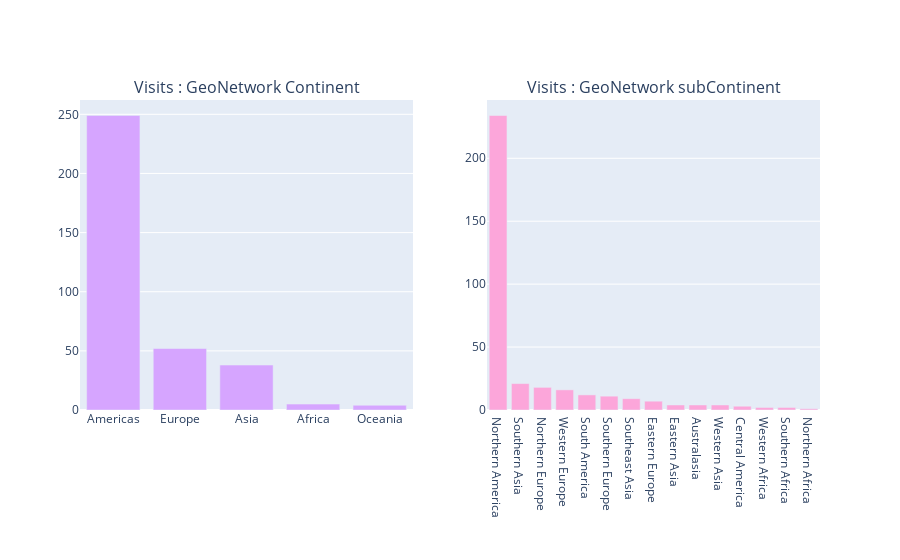
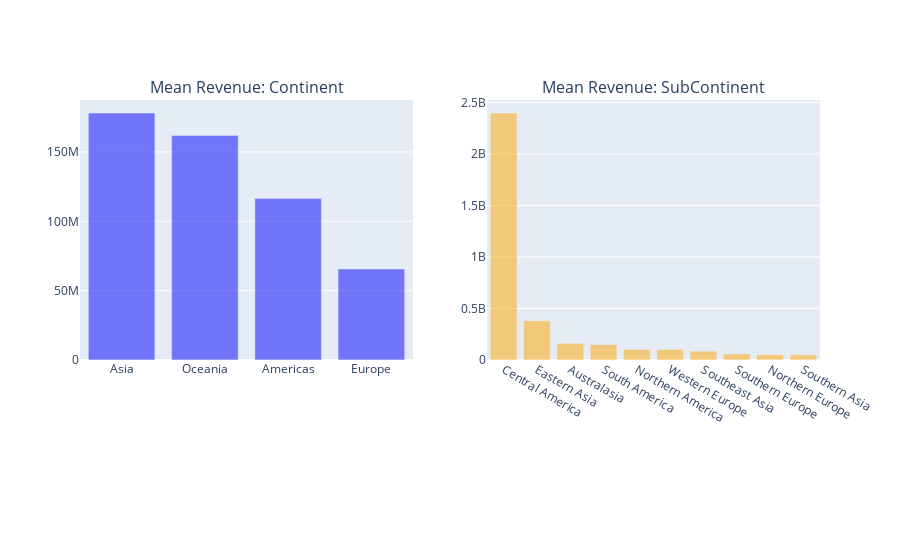

Notebook code for these charts, in order:
### Markdown cell above
### GeoNetwork Attributes

### Code cell
geo_cols = ['geoNetwork.city', 'geoNetwork.continent','geoNetwork.country',
            'geoNetwork.metro', 'geoNetwork.networkDomain', 'geoNetwork.region','geoNetwork.subContinent']
geo_cols = ['geoNetwork.continent','geoNetwork.subContinent']

colors = ["#d6a5ff", "#fca6da"]
fig = tools.make_subplots(rows=1, cols=2, subplot_titles=["Visits : GeoNetwork Continent", "Visits : GeoNetwork subContinent"], print_grid=False)
trs = []
for i,col in enumerate(geo_cols):
    t = tranc[col].value_counts()
    tr = go.Bar(x = t.index[:20], marker=dict(color=colors[i]), y = t.values[:20])
    trs.append(tr)

fig.append_trace(trs[0], 1, 1)
fig.append_trace(trs[1], 1, 2)
fig['layout'].update(height=400, margin=dict(b=150), showlegend=False)
iplot(fig)




geo_cols = ['geoNetwork.continent','geoNetwork.subContinent']
fig = tools.make_subplots(rows=1, cols=2, subplot_titles=["Mean Revenue: Continent", "Mean Revenue: SubContinent"], print_grid=False)

colors = ["blue", "orange"]
trs = []
for i, col in enumerate(geo_cols):
    tmp = tranc.groupby(col).agg({"totals.totalTransactionRevenue": "mean"}).reset_index().rename(columns={"totals.totalTransactionRevenue" : "Mean Revenue"})
    tmp = tmp.dropna().sort_values("Mean Revenue", ascending = False)
    tr = go.Bar(y = tmp["Mean Revenue"], orientation="v", marker=dict(opacity=0.5, color=colors[i]), x= tmp[col])
    trs.append(tr)

fig.append_trace(trs[0], 1, 1)
fig.append_trace(trs[1], 1, 2)
fig['layout'].update(height=450, margin=dict(b=200), showlegend=False)
iplot(fig)

### Figure 1 — Plotly figure (JSON) as saved in the notebook; plotly's stock layout.template omitted (floating-point values rounded to 4 significant figures)
{"data": [{"marker": {"color": "#d6a5ff"}, "type": "bar", "x": ["Americas", "Europe", "Asia", "Africa", "Oceania"], "xaxis": "x", "y": [249, 52, 38, 5, 4], "yaxis": "y"}, {"marker": {"color": "#fca6da"}, "type": "bar", "x": ["Northern America", "Southern Asia", "Northern Europe", "Western Europe", "South America", "Southern Europe", "Southeast Asia", "Eastern Europe", "Eastern Asia", "Australasia", "Western Asia", "Central America", "Western Africa", "Southern Africa", "Northern Africa"], "xaxis": "x2", "y": [234, 21, 18, 16, 12, 11, 9, 7, 4, 4, 4, 3, 2, 2, 1], "yaxis": "y2"}], "layout": {"annotations": [{"font": {"size": 16}, "showarrow": false, "text": "Visits : GeoNetwork Continent", "x": 0.225, "xanchor": "center", "xref": "paper", "y": 1, "yanchor": "bottom", "yref": "paper"}, {"font": {"size": 16}, "showarrow": false, "text": "Visits : GeoNetwork subContinent", "x": 0.775, "xanchor": "center", "xref": "paper", "y": 1, "yanchor": "bottom", "yref": "paper"}], "autosize": true, "margin": {"b": 150}, "showlegend": false, "xaxis": {"anchor": "y", "autorange": true, "domain": [0, 0.45], "range": [-0.5, 4.5], "type": "category"}, "xaxis2": {"anchor": "y2", "autorange": true, "domain": [0.55, 1], "range": [-0.5, 14.5], "type": "category"}, "yaxis": {"anchor": "x", "autorange": true, "domain": [0, 1], "range": [0, 262.1], "type": "linear"}, "yaxis2": {"anchor": "x2", "autorange": true, "domain": [0, 1], "range": [0, 246.3], "type": "linear"}}}

### Figure 2 — Plotly figure (JSON) as saved in the notebook; plotly's stock layout.template omitted (floating-point values rounded to 4 significant figures)
{"data": [{"marker": {"color": "blue", "opacity": 0.5}, "orientation": "v", "type": "bar", "x": ["Asia", "Oceania", "Americas", "Europe"], "xaxis": "x", "y": [178085000, 161950000, 116400000.0, 65647500], "yaxis": "y"}, {"marker": {"color": "orange", "opacity": 0.5}, "orientation": "v", "type": "bar", "x": ["Central America", "Eastern Asia", "Australasia", "South America", "Northern America", "Western Europe", "Southeast Asia", "Southern Europe", "Northern Europe", "Southern Asia"], "xaxis": "x2", "y": [2398190000, 380855000, 161950000, 148930000, 102400000.0, 101550000, 85940000.0, 58960000, 51040000, 48990000], "yaxis": "y2"}], "layout": {"annotations": [{"font": {"size": 16}, "showarrow": false, "text": "Mean Revenue: Continent", "x": 0.225, "xanchor": "center", "xref": "paper", "y": 1, "yanchor": "bottom", "yref": "paper"}, {"font": {"size": 16}, "showarrow": false, "text": "Mean Revenue: SubContinent", "x": 0.775, "xanchor": "center", "xref": "paper", "y": 1, "yanchor": "bottom", "yref": "paper"}], "autosize": true, "margin": {"b": 200}, "showlegend": false, "xaxis": {"anchor": "y", "autorange": true, "domain": [0, 0.45], "range": [-0.5, 3.5], "type": "category"}, "xaxis2": {"anchor": "y2", "autorange": true, "domain": [0.55, 1], "range": [-0.5, 9.5], "type": "category"}, "yaxis": {"anchor": "x", "autorange": true, "domain": [0, 1], "range": [0, 187500000.0], "type": "linear"}, "yaxis2": {"anchor": "x2", "autorange": true, "domain": [0, 1], "range": [0, 2524000000.0], "type": "linear"}}}
